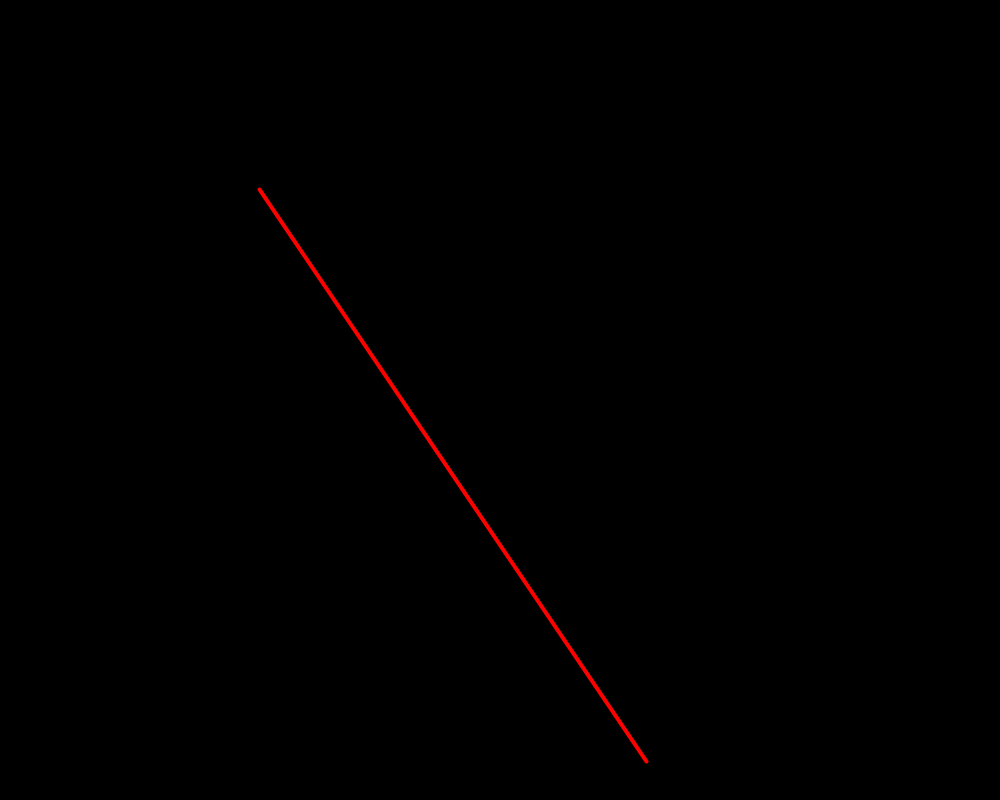
Frame 1 (no input)
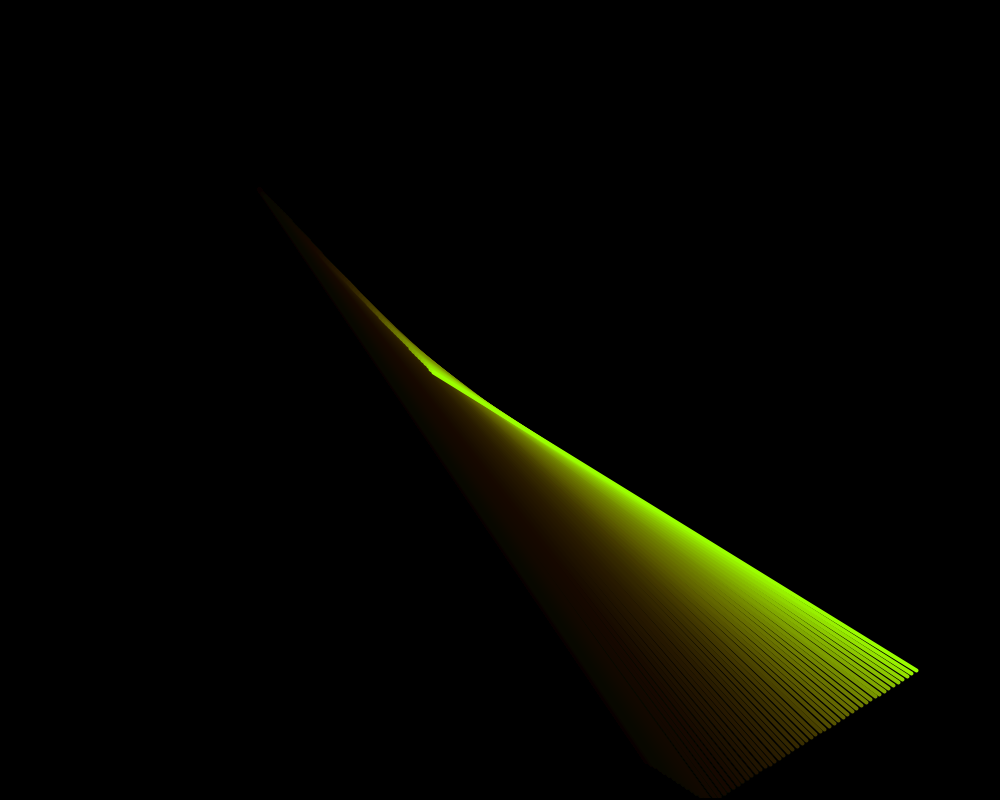
Frame 60 (the mouse pressed at the canvas centre just before this capture)
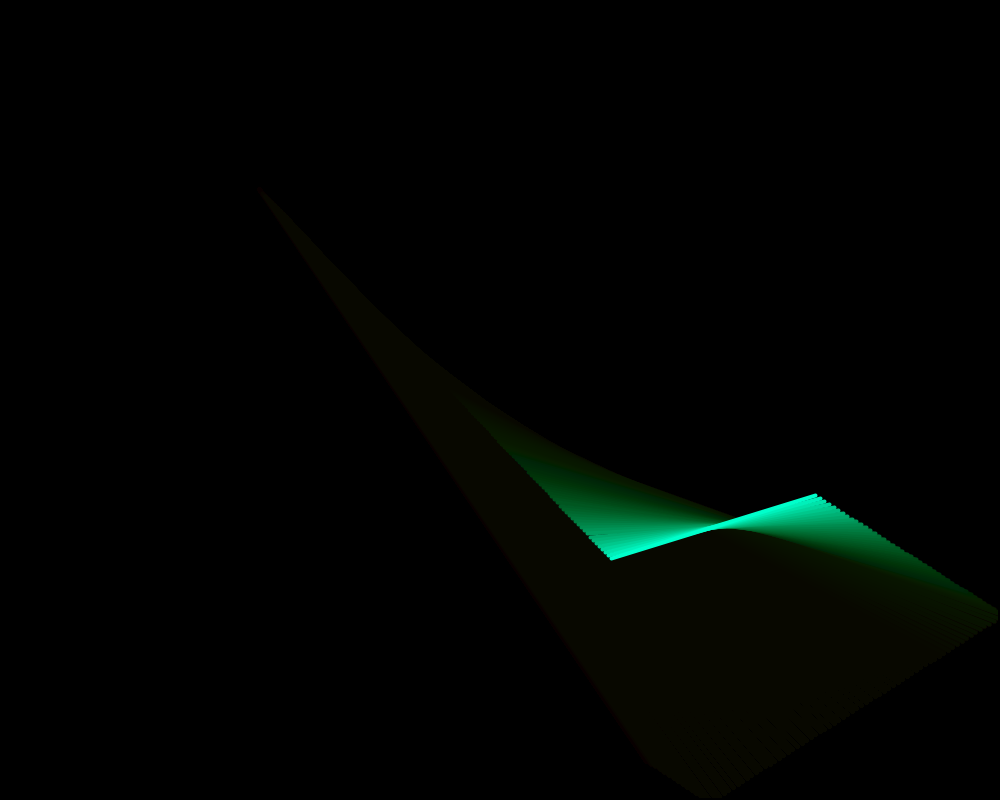
Frame 120 (the mouse held since frame 60 and released just before this capture)

The Processing sketch that drew these frames (run headless with seeded random() and noise(); from frame 60 on, the mouse is pressed at the canvas centre):

// Processing sketch: line
// ── line.pde
// Sketch that draws a color changing line rebounding in the canvas

float x1, y1, x2, y2;
float speed_x1, speed_y1, speed_x2, speed_y2;
int hue;

void setup() {
  size(1000, 800);
  colorMode(HSB);
  background(0);
  
  x1 = random(0,width);  
  x2 = random(0,width);  
  y1 = random(0,height);  
  y2 = random(0,height);
  
  speed_x1 = random(2,5);
  speed_x2 = random(2,5);
  speed_y1 = random(2,4);
  speed_y2 = random(2,4);
  
  hue = 0;
}

void draw() {
  fill(0, 15);
  stroke(0);
  rect(0, 0, width, height);
  stroke(hue, 255, 255);
  strokeWeight(4);
  line(x1, y1, x2, y2);
  
  if(x1 >= width || x1 <= 0) speed_x1 *= -1;
  if(x2 >= width || x2 <= 0) speed_x2 *= -1;
  if(y1 >= height || y1 <= 0) speed_y1 *= -1;
  if(y2 >= height || y2 <= 0) speed_y2 *= -1;
  
  x1 += speed_x1;
  x2 += speed_x2;
  y1 += speed_y1;
  y2 += speed_y2;
  
  hue = (hue + 1) % 255;
}
